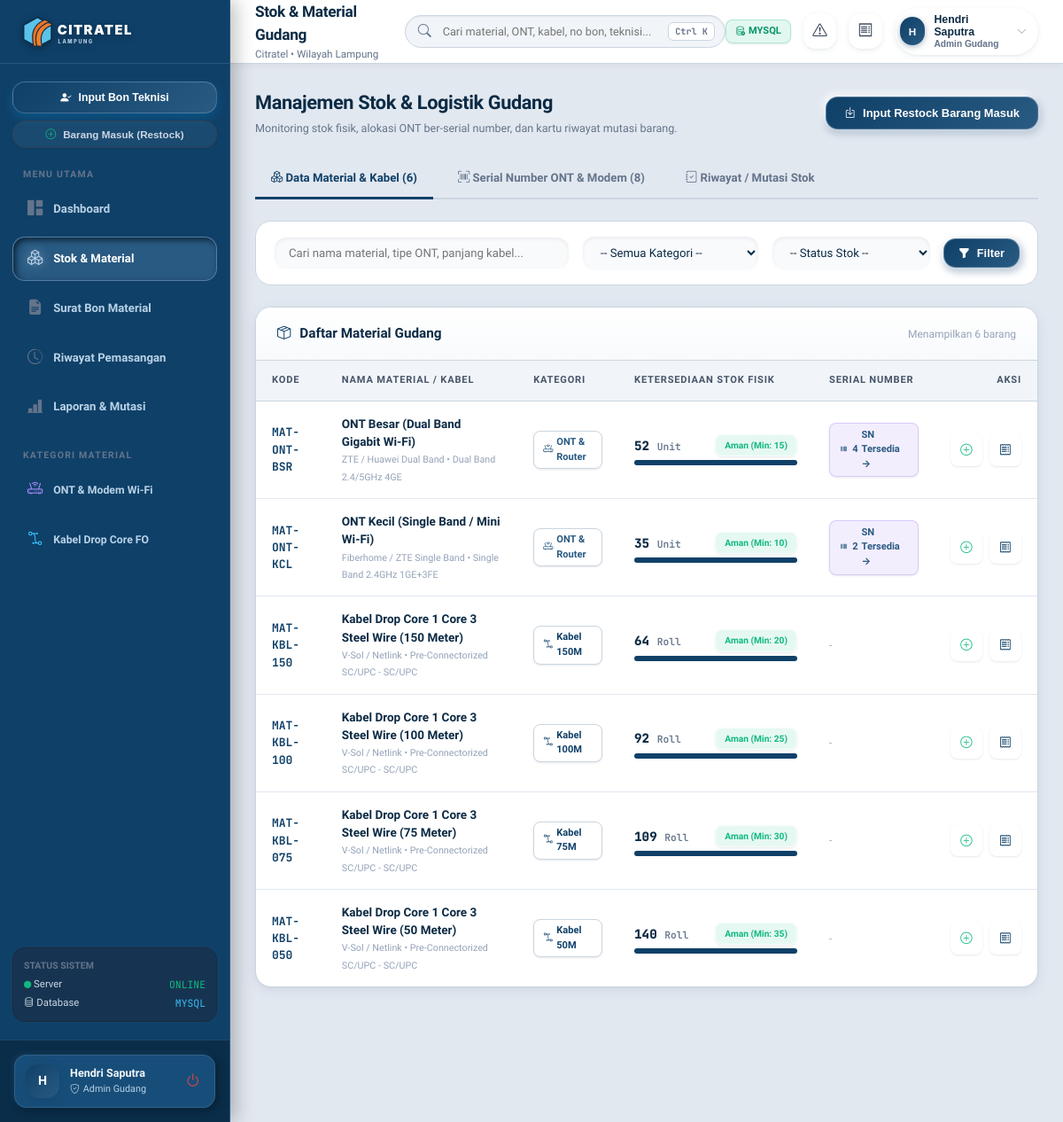
The app's page /stok.php (signed in), older data.
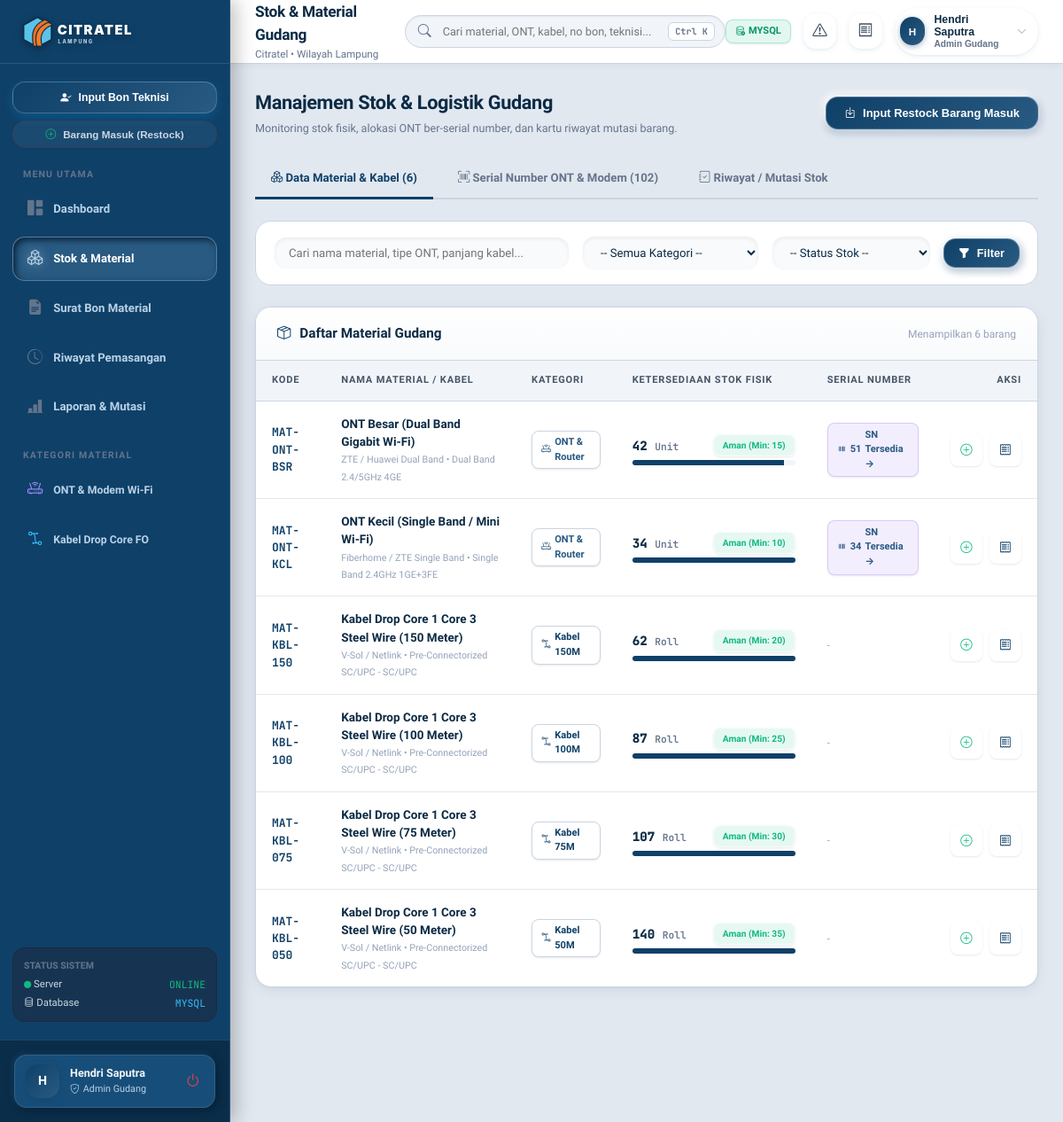
The same page, newer data.
### tables this page shows
CREATE TABLE `materials` (
  `id` int(11) NOT NULL,
  `category_id` int(11) DEFAULT NULL,
  `code` varchar(50) NOT NULL,
  `name` varchar(150) NOT NULL,
  `brand` varchar(100) DEFAULT NULL,
  `model_type` varchar(100) DEFAULT NULL,
  `cable_length` int(11) DEFAULT NULL COMMENT 'Panjang kabel dalam meter (150, 100, 75, 50)',
  `unit` varchar(20) NOT NULL DEFAULT 'Pcs',
  `stock_current` int(11) NOT NULL DEFAULT 0,
  `stock_min` int(11) NOT NULL DEFAULT 10,
  `location_rack` varchar(50) DEFAULT 'Rak A-1',
  `is_serialized` tinyint(1) DEFAULT 0 COMMENT '1 jika butuh Serial Number (ONT/Modem)',
  `specifications` text DEFAULT NULL,
  `image_url` varchar(255) DEFAULT NULL,
  `updated_at` datetime DEFAULT current_timestamp() ON UPDATE current_timestamp()
);

### config/database.php (called while the page is built, shortened)
<?php
function getCurrentUser($pdo) {
    $userId = $_SESSION['user_id'] ?? $_SESSION['current_user_id'] ?? 1;
    $stmt = $pdo->prepare("SELECT * FROM users WHERE id = ?");
    $stmt->execute([$userId]);
    $user = $stmt->fetch();
    return $user;
}

### stok.php (the view, shortened to what the changed rows need)
<?php
require_once __DIR__ . '/config/database.php';
require_once __DIR__ . '/includes/header.php';
$activeTab = $_GET['tab'] ?? 'materials';
$highlightId = (int)($_GET['highlight'] ?? 0);
$matSql = "
    SELECT m.*, c.name as category_name, c.code as category_code,
           (SELECT COUNT(*) FROM material_serials ms WHERE ms.material_id = m.id AND ms.status = 'available') as available_serials_count
    FROM materials m
    LEFT JOIN categories c ON m.category_id = c.id
    WHERE 1=1
";
$matParams = [];
$matSql .= " ORDER BY m.category_id ASC, m.cable_length DESC, m.name ASC";
$stmtMat = $pdo->prepare($matSql);
$stmtMat->execute($matParams);
$materials = $stmtMat->fetchAll();
$totalSerialsCount = (int)$pdo->query("SELECT COUNT(*) FROM material_serials")->fetchColumn();
?>
<div class="main-wrapper">
  <?php require_once __DIR__ . '/includes/navbar.php'; ?>
  <main class="content-body">
    <div style="display: flex; gap: 10px; border-bottom: 2px solid var(--border-color); margin-bottom: 24px;">
      <a href="stok.php?tab=materials" style="padding: 12px 18px; font-weight: 700; font-size: 0.88rem; border-bottom: 3px solid <?= ($activeTab === 'materials') ? 'var(--primary)' : 'transparent' ?>; color: <?= ($activeTab === 'materials') ? 'var(--primary)' : 'var(--text-muted)' ?>; text-decoration: none; margin-bottom: -2px;">
        <i class="bi bi-boxes me-1"></i> Data Material & Kabel (<?= count($materials) ?>)
      </a>
      <a href="stok.php?tab=serials" style="padding: 12px 18px; font-weight: 700; font-size: 0.88rem; border-bottom: 3px solid <?= ($activeTab === 'serials') ? 'var(--primary)' : 'transparent' ?>; color: <?= ($activeTab === 'serials') ? 'var(--primary)' : 'var(--text-muted)' ?>; text-decoration: none; margin-bottom: -2px;">
        <i class="bi bi-upc-scan me-1"></i> Serial Number ONT & Modem (<?= $totalSerialsCount ?>)
      </a>
      <a href="stok.php?tab=mutations" style="padding: 12px 18px; font-weight: 700; font-size: 0.88rem; border-bottom: 3px solid <?= ($activeTab === 'mutations') ? 'var(--primary)' : 'transparent' ?>; color: <?= ($activeTab === 'mutations') ? 'var(--primary)' : 'var(--text-muted)' ?>; text-decoration: none; margin-bottom: -2px;">
        <i class="bi bi-journal-check me-1"></i> Riwayat / Mutasi Stok
      </a>
    </div>
    <?php if ($activeTab === 'materials'): ?>
      <div class="table-card">
        <div class="table-responsive mobile-cards-view">
          <table class="custom-table">
            <thead>
              <tr>
                <th>Kode</th>
                <th>Nama Material / Kabel</th>
                <th>Kategori</th>
                <th style="width: 220px;">Ketersediaan Stok Fisik</th>
                <th>Serial Number</th>
                <th style="text-align: right;">Aksi</th>
              </tr>
            </thead>
            <tbody>
              <?php if (empty($materials)): ?>
                <tr>
                  <td colspan="6" style="text-align: center; padding: 40px; color: var(--text-muted);">
                    Tidak ada material yang sesuai kriteria filter.
                  </td>
                </tr>
              <?php else: ?>
                <?php foreach ($materials as $m):
                  $isLow = ($m['stock_current'] <= $m['stock_min']);
                  $isHighlighted = ($m['id'] == $highlightId);
                ?>
                  <tr style="<?= $isHighlighted ? 'background-color: rgba(2, 132, 199, 0.08);' : '' ?>">
                    <td data-label="Kode">
                      <span class="font-mono" style="font-weight: 700; color: var(--primary);">
                        <?= htmlspecialchars($m['code']) ?>
                      </span>
                    </td>
                    <td data-label="Nama Material">
                      <div style="font-weight: 700; color: var(--text-main); font-size: 0.9rem;">
                        <?= htmlspecialchars($m['name']) ?>
                      </div>
                      <small style="color: var(--text-dim);"><?= htmlspecialchars($m['brand'] ?: '-') ?> &bull; <?= htmlspecialchars($m['model_type'] ?: '-') ?></small>
                    </td>
                    <td data-label="Kategori">
                      <?php if ($m['category_code'] === 'CAT-ONT'): ?>
                        <span class="badge badge-ont"><i class="bi bi-router me-1"></i> ONT & Router</span>
                      <?php elseif ($m['category_code'] === 'CAT-KBL'): ?>
                        <span class="badge badge-cable"><i class="bi bi-bezier2 me-1"></i> Kabel <?= $m['cable_length'] ?>M</span>
                      <?php endif; ?>
                    </td>
                    <td data-label="Stok Fisik">
                      <div style="display: flex; justify-content: space-between; align-items: center; margin-bottom: 4px; width: 100%;">
                        <span style="font-size: 0.95rem; font-weight: 800; font-family: var(--font-mono); color: <?= $isLow ? 'var(--danger)' : 'var(--text-main)' ?>;">
                          <?= $m['stock_current'] ?> <span style="font-size: 0.75rem; font-weight: 600; color: var(--text-muted);"><?= $m['unit'] ?></span>
                        </span>
                        <?php if ($isLow): ?>
                          <span class="badge" style="background: var(--danger-bg); color: var(--danger); font-size: 0.68rem;">Menipis (Min: <?= $m['stock_min'] ?>)</span>
                        <?php else: ?>
                          <span class="badge" style="background: var(--success-bg); color: var(--success); font-size: 0.68rem;">Aman (Min: <?= $m['stock_min'] ?>)</span>
                        <?php endif; ?>
                      </div>
                      <div style="background-color: #f1f5f9; height: 6px; border-radius: var(--radius-full); overflow: hidden; width: 100%;">
                        <div style="background: <?= $isLow ? 'var(--danger)' : 'var(--primary)' ?>; height: 100%; width: <?= min(100, round(($m['stock_current'] / max(1, $m['stock_min'] * 3)) * 100)) ?>%;"></div>
                      </div>
                    </td>
                    <td data-label="Serial Number">
                      <?php if ($m['is_serialized'] == 1): ?>
                        <a href="stok.php?tab=serials&material_id=<?= $m['id'] ?>" class="badge" style="background: rgba(139, 92, 246, 0.1); color: var(--ont-color); border: 1px solid rgba(139, 92, 246, 0.25); text-decoration: none; display: inline-flex; align-items: center; gap: 4px; padding: 5px 10px;" title="Klik untuk lihat daftar serial number <?= htmlspecialchars($m['name']) ?>">
                          <i class="bi bi-upc me-1"></i> <strong><?= $m['available_serials_count'] ?></strong> SN Tersedia &rarr;
                        </a>
                      <?php else: ?>
                        <span style="color: var(--text-dim); font-size: 0.75rem;">-</span>
                      <?php endif; ?>
                    </td>
                    <td data-label="Aksi" style="text-align: right;">
                      <div class="btn-action-group" style="justify-content: flex-end; width: 100%;">
                        <?php if ($isAdmin): ?>
                          <button type="button" class="btn-icon-action" onclick="openRestockModal(<?= $m['id'] ?>)" title="Restock / Tambah Stok Masuk" style="color: var(--success);">
                            <i class="bi bi-plus-circle"></i>
                          </button>
                          <button type="button" class="btn-icon-action" onclick="openModalBon(<?= $m['id'] ?>)" title="Input Bon untuk Material Ini" style="color: var(--primary);">
                            <i class="bi bi-receipt"></i>
                          </button>
                        <?php endif; ?>
                      </div>
                    </td>
                  </tr>
                <?php endforeach; ?>
              <?php endif; ?>
            </tbody>
          </table>
        </div>
      </div>
    <?php endif; ?>
  </main>
</div>
<?php require_once __DIR__ . '/includes/footer.php'; ?>

Row changes from the older to the newer data that the page shows:
changed materials "ONT Besar (Dual Band Gigabit Wi-Fi)": stock_current "52" → "42"; available_serials_count "4" → "51"
changed materials "ONT Kecil (Single Band / Mini Wi-Fi)": stock_current "35" → "34"; available_serials_count "2" → "34"
changed materials "Kabel Drop Core 1 Core 3 Steel Wire (150 Meter)": stock_current "64" → "62"
changed materials "Kabel Drop Core 1 Core 3 Steel Wire (100 Meter)": stock_current "92" → "87"
changed materials "Kabel Drop Core 1 Core 3 Steel Wire (75 Meter)": stock_current "109" → "107"
Text that changed along with them:
$totalSerialsCount: "8" → "102"
